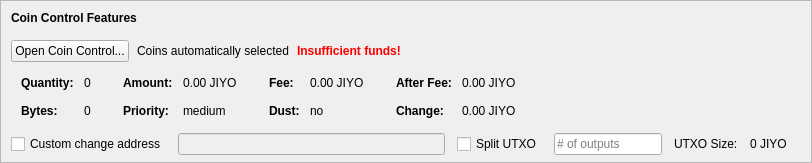
    <widget class="QFrame" name="frameCoinControl">
     <property name="sizePolicy">
      <sizepolicy hsizetype="Expanding" vsizetype="Expanding">
       <horstretch>0</horstretch>
       <verstretch>0</verstretch>
      </sizepolicy>
     </property>
     <property name="maximumSize">
      <size>
       <width>16777215</width>
       <height>16777215</height>
      </size>
     </property>
     <property name="frameShape">
      <enum>QFrame::StyledPanel</enum>
     </property>
     <property name="frameShadow">
      <enum>QFrame::Sunken</enum>
     </property>
     <layout class="QVBoxLayout" name="verticalLayoutCoinControl2">
      <property name="spacing">
       <number>0</number>
      </property>
      <property name="leftMargin">
       <number>0</number>
      </property>
      <property name="topMargin">
       <number>0</number>
      </property>
      <property name="rightMargin">
       <number>0</number>
      </property>
      <property name="bottomMargin">
       <number>6</number>
      </property>
      <item>
       <layout class="QVBoxLayout" name="verticalLayoutCoinControl" stretch="0,0,0,0,1">
        <property name="spacing">
         <number>0</number>
        </property>
        <property name="leftMargin">
         <number>10</number>
        </property>
        <property name="topMargin">
         <number>10</number>
        </property>
        <item>
         <layout class="QHBoxLayout" name="horizontalLayoutCoinControl1">
          <property name="bottomMargin">
           <number>15</number>
          </property>
          <item>
           <widget class="QLabel" name="labelCoinControlFeatures">
            <property name="sizePolicy">
             <sizepolicy hsizetype="Preferred" vsizetype="Maximum">
              <horstretch>0</horstretch>
              <verstretch>0</verstretch>
             </sizepolicy>
            </property>
            <property name="font">
             <font>
              <weight>75</weight>
              <bold>true</bold>
             </font>
            </property>
            <property name="styleSheet">
             <string notr="true">font-weight:bold;</string>
            </property>
            <property name="text">
             <string>Coin Control Features</string>
            </property>
           </widget>
          </item>
         </layout>
        </item>
        <item>
         <layout class="QHBoxLayout" name="horizontalLayoutCoinControl2" stretch="0,0,0,0">
          <property name="spacing">
           <number>8</number>
          </property>
          <property name="bottomMargin">
           <number>10</number>
          </property>
          <item>
           <widget class="QPushButton" name="pushButtonCoinControl">
            <property name="styleSheet">
             <string notr="true"/>
            </property>
            <property name="text">
             <string>Open Coin Control...</string>
            </property>
            <property name="autoDefault">
             <bool>false</bool>
            </property>
           </widget>
          </item>
          <item>
           <widget class="QLabel" name="labelCoinControlAutomaticallySelected">
            <property name="text">
             <string>Coins automatically selected</string>
            </property>
            <property name="margin">
             <number>5</number>
            </property>
           </widget>
          </item>
          <item>
           <widget class="QLabel" name="labelCoinControlInsuffFunds">
            <property name="font">
             <font>
              <weight>75</weight>
              <bold>true</bold>
             </font>
            </property>
            <property name="styleSheet">
             <string notr="true">color:red;font-weight:bold;</string>
            </property>
            <property name="text">
             <string>Insufficient funds!</string>
            </property>
            <property name="margin">
             <number>5</number>
            </property>
           </widget>
          </item>
          <item>
           <spacer name="horizontalSpacerCoinControl">
            <property name="orientation">
             <enum>Qt::Horizontal</enum>
            </property>
            <property name="sizeHint" stdset="0">
             <size>
              <width>40</width>
              <height>1</height>
             </size>
            </property>
           </spacer>
          </item>
         </layout>
        </item>
        <item>
         <widget class="QWidget" name="widgetCoinControl" native="true">
          <property name="sizePolicy">
           <sizepolicy hsizetype="Preferred" vsizetype="Preferred">
            <horstretch>0</horstretch>
            <verstretch>0</verstretch>
           </sizepolicy>
          </property>
          <property name="minimumSize">
           <size>
            <width>0</width>
            <height>0</height>
           </size>
          </property>
          <property name="styleSheet">
           <string notr="true"/>
          </property>
          <layout class="QHBoxLayout" name="horizontalLayoutCoinControl5">
           <property name="leftMargin">
            <number>0</number>
           </property>
           <property name="topMargin">
            <number>0</number>
           </property>
           <property name="rightMargin">
            <number>0</number>
           </property>
           <property name="bottomMargin">
            <number>0</number>
           </property>
           <item>
            <layout class="QHBoxLayout" name="horizontalLayoutCoinControl3" stretch="0,0,0,1">
             <property name="spacing">
              <number>20</number>
             </property>
             <property name="topMargin">
              <number>0</number>
             </property>
             <property name="bottomMargin">
              <number>10</number>
             </property>
             <item>
              <layout class="QFormLayout" name="formLayoutCoinControl1">
               <property name="horizontalSpacing">
                <number>10</number>
               </property>
               <property name="verticalSpacing">
                <number>14</number>
               </property>
               <property name="leftMargin">
                <number>10</number>
               </property>
               <property name="topMargin">
                <number>4</number>
               </property>
               <property name="rightMargin">
                <number>6</number>
               </property>
               <item row="0" column="0">
                <widget class="QLabel" name="labelCoinControlQuantityText">
                 <property name="font">
                  <font>
                   <weight>75</weight>
                   <bold>true</bold>
                  </font>
                 </property>
                 <property name="text">
                  <string>Quantity:</string>
                 </property>
                 <property name="margin">
                  <number>0</number>
                 </property>
                </widget>
               </item>
               <item row="0" column="1">
                <widget class="QLabel" name="labelCoinControlQuantity">
                 <property name="cursor">
                  <cursorShape>IBeamCursor</cursorShape>
                 </property>
                 <property name="contextMenuPolicy">
                  <enum>Qt::ActionsContextMenu</enum>
                 </property>
                 <property name="text">
                  <string notr="true">0</string>
                 </property>
                 <property name="margin">
                  <number>0</number>
                 </property>
                 <property name="textInteractionFlags">
                  <set>Qt::LinksAccessibleByMouse|Qt::TextSelectableByKeyboard|Qt::TextSelectableByMouse</set>
                 </property>
                </widget>
               </item>
               <item row="1" column="0">
                <widget class="QLabel" name="labelCoinControlBytesText">
                 <property name="font">
                  <font>
                   <weight>75</weight>
                   <bold>true</bold>
                  </font>
                 </property>
                 <property name="text">
                  <string>Bytes:</string>
                 </property>
                </widget>
               </item>
               <item row="1" column="1">
                <widget class="QLabel" name="labelCoinControlBytes">
                 <property name="cursor">
                  <cursorShape>IBeamCursor</cursorShape>
                 </property>
                 <property name="contextMenuPolicy">
                  <enum>Qt::ActionsContextMenu</enum>
                 </property>
                 <property name="text">
                  <string notr="true">0</string>
                 </property>
                 <property name="textInteractionFlags">
                  <set>Qt::LinksAccessibleByMouse|Qt::TextSelectableByKeyboard|Qt::TextSelectableByMouse</set>
                 </property>
                </widget>
               </item>
              </layout>
             </item>
             <item>
              <layout class="QFormLayout" name="formLayoutCoinControl2">
               <property name="horizontalSpacing">
                <number>10</number>
               </property>
               <property name="verticalSpacing">
                <number>14</number>
               </property>
               <property name="leftMargin">
                <number>6</number>
               </property>
               <property name="topMargin">
                <number>4</number>
               </property>
               <property name="rightMargin">
                <number>6</number>
               </property>
               <item row="0" column="0">
                <widget class="QLabel" name="labelCoinControlAmountText">
                 <property name="font">
                  <font>
                   <weight>75</weight>
                   <bold>true</bold>
                  </font>
                 </property>
                 <property name="text">
                  <string>Amount:</string>
                 </property>
                 <property name="margin">
                  <number>0</number>
                 </property>
                </widget>
               </item>
               <item row="0" column="1">
                <widget class="QLabel" name="labelCoinControlAmount">
                 <property name="cursor">
                  <cursorShape>IBeamCursor</cursorShape>
                 </property>
                 <property name="contextMenuPolicy">
                  <enum>Qt::ActionsContextMenu</enum>
                 </property>
                 <property name="text">
                  <string notr="true">0.00 JIYO</string>
                 </property>
                 <property name="textInteractionFlags">
                  <set>Qt::LinksAccessibleByMouse|Qt::TextSelectableByKeyboard|Qt::TextSelectableByMouse</set>
                 </property>
                </widget>
               </item>
               <item row="1" column="0">
                <widget class="QLabel" name="labelCoinControlPriorityText">
                 <property name="font">
                  <font>
                   <weight>75</weight>
                   <bold>true</bold>
                  </font>
                 </property>
                 <property name="text">
                  <string>Priority:</string>
                 </property>
                </widget>
               </item>
               <item row="1" column="1">
                <widget class="QLabel" name="labelCoinControlPriority">
                 <property name="cursor">
                  <cursorShape>IBeamCursor</cursorShape>
                 </property>
                 <property name="contextMenuPolicy">
                  <enum>Qt::ActionsContextMenu</enum>
                 </property>
                 <property name="text">
                  <string>medium</string>
                 </property>
                 <property name="textInteractionFlags">
                  <set>Qt::LinksAccessibleByMouse|Qt::TextSelectableByKeyboard|Qt::TextSelectableByMouse</set>
                 </property>
                </widget>
               </item>
              </layout>
             </item>
             <item>
              <layout class="QFormLayout" name="formLayoutCoinControl3">
               <property name="horizontalSpacing">
                <number>10</number>
               </property>
               <property name="verticalSpacing">
                <number>14</number>
               </property>
               <property name="leftMargin">
                <number>6</number>
               </property>
               <property name="topMargin">
                <number>4</number>
               </property>
               <property name="rightMargin">
                <number>6</number>
               </property>
               <item row="0" column="0">
                <widget class="QLabel" name="labelCoinControlFeeText">
                 <property name="font">
                  <font>
                   <weight>75</weight>
                   <bold>true</bold>
                  </font>
                 </property>
                 <property name="text">
                  <string>Fee:</string>
                 </property>
                 <property name="margin">
                  <number>0</number>
                 </property>
                </widget>
               </item>
               <item row="0" column="1">
                <widget class="QLabel" name="labelCoinControlFee">
                 <property name="cursor">
                  <cursorShape>IBeamCursor</cursorShape>
                 </property>
                 <property name="contextMenuPolicy">
                  <enum>Qt::ActionsContextMenu</enum>
                 </property>
                 <property name="text">
                  <string notr="true">0.00 JIYO</string>
                 </property>
                 <property name="textInteractionFlags">
                  <set>Qt::LinksAccessibleByMouse|Qt::TextSelectableByKeyboard|Qt::TextSelectableByMouse</set>
                 </property>
                </widget>
               </item>
               <item row="1" column="0">
                <widget class="QLabel" name="labelCoinControlLowOutputText">
                 <property name="font">
                  <font>
                   <weight>75</weight>
                   <bold>true</bold>
                  </font>
                 </property>
                 <property name="text">
                  <string>Dust:</string>
                 </property>
                </widget>
               </item>
               <item row="1" column="1">
                <widget class="QLabel" name="labelCoinControlLowOutput">
                 <property name="cursor">
                  <cursorShape>IBeamCursor</cursorShape>
                 </property>
                 <property name="contextMenuPolicy">
                  <enum>Qt::ActionsContextMenu</enum>
                 </property>
                 <property name="text">
                  <string>no</string>
                 </property>
                 <property name="textInteractionFlags">
                  <set>Qt::LinksAccessibleByMouse|Qt::TextSelectableByKeyboard|Qt::TextSelectableByMouse</set>
                 </property>
                </widget>
               </item>
              </layout>
             </item>
             <item>
              <layout class="QFormLayout" name="formLayoutCoinControl4">
               <property name="horizontalSpacing">
                <number>10</number>
               </property>
               <property name="verticalSpacing">
                <number>14</number>
               </property>
               <property name="leftMargin">
                <number>6</number>
               </property>
               <property name="topMargin">
                <number>4</number>
               </property>
               <property name="rightMargin">
                <number>6</number>
               </property>
               <item row="0" column="0">
                <widget class="QLabel" name="labelCoinControlAfterFeeText">
                 <property name="font">
                  <font>
                   <weight>75</weight>
                   <bold>true</bold>
                  </font>
                 </property>
                 <property name="text">
                  <string>After Fee:</string>
                 </property>
                 <property name="margin">
                  <number>0</number>
                 </property>
                </widget>
               </item>
               <item row="0" column="1">
                <widget class="QLabel" name="labelCoinControlAfterFee">
                 <property name="cursor">
                  <cursorShape>IBeamCursor</cursorShape>
                 </property>
                 <property name="contextMenuPolicy">
                  <enum>Qt::ActionsContextMenu</enum>
                 </property>
                 <property name="text">
                  <string notr="true">0.00 JIYO</string>
                 </property>
                 <property name="textInteractionFlags">
                  <set>Qt::LinksAccessibleByMouse|Qt::TextSelectableByKeyboard|Qt::TextSelectableByMouse</set>
                 </property>
                </widget>
               </item>
               <item row="1" column="0">
                <widget class="QLabel" name="labelCoinControlChangeText">
                 <property name="font">
                  <font>
                   <weight>75</weight>
                   <bold>true</bold>
                  </font>
                 </property>
                 <property name="text">
                  <string>Change:</string>
                 </property>
                </widget>
               </item>
               <item row="1" column="1">
                <widget class="QLabel" name="labelCoinControlChange">
                 <property name="cursor">
                  <cursorShape>IBeamCursor</cursorShape>
                 </property>
                 <property name="contextMenuPolicy">
                  <enum>Qt::ActionsContextMenu</enum>
                 </property>
                 <property name="text">
                  <string notr="true">0.00 JIYO</string>
                 </property>
                 <property name="textInteractionFlags">
                  <set>Qt::LinksAccessibleByMouse|Qt::TextSelectableByKeyboard|Qt::TextSelectableByMouse</set>
                 </property>
                </widget>
               </item>
              </layout>
             </item>
            </layout>
           </item>
          </layout>
         </widget>
        </item>
        <item>
         <layout class="QHBoxLayout" name="horizontalLayoutCoinControl4" stretch="0,0,0,0,0,0,0">
          <property name="spacing">
           <number>12</number>
          </property>
          <property name="sizeConstraint">
           <enum>QLayout::SetDefaultConstraint</enum>
          </property>
          <property name="topMargin">
           <number>5</number>
          </property>
          <property name="rightMargin">
           <number>5</number>
          </property>
          <item>
           <widget class="QCheckBox" name="checkBoxCoinControlChange">
            <property name="toolTip">
             <string>If this is activated, but the change address is empty or invalid, change will be sent to a newly generated address.</string>
            </property>
            <property name="text">
             <string>Custom change address</string>
            </property>
           </widget>
          </item>
          <item>
           <widget class="QValidatedLineEdit" name="lineEditCoinControlChange">
            <property name="enabled">
             <bool>false</bool>
            </property>
            <property name="sizePolicy">
             <sizepolicy hsizetype="Expanding" vsizetype="Fixed">
              <horstretch>0</horstretch>
              <verstretch>0</verstretch>
             </sizepolicy>
            </property>
           </widget>
          </item>
          <item>
           <widget class="QCheckBox" name="splitBlockCheckBox">
            <property name="text">
             <string>Split UTXO</string>
            </property>
           </widget>
          </item>
          <item>
           <widget class="QLineEdit" name="splitBlockLineEdit">
            <property name="sizePolicy">
             <sizepolicy hsizetype="Fixed" vsizetype="Fixed">
              <horstretch>50</horstretch>
              <verstretch>0</verstretch>
             </sizepolicy>
            </property>
            <property name="placeholderText">
             <string># of outputs</string>
            </property>
           </widget>
          </item>
          <item>
           <widget class="QLabel" name="labelBlockSizeText">
            <property name="text">
             <string>UTXO Size:</string>
            </property>
           </widget>
          </item>
          <item>
           <widget class="QLabel" name="labelBlockSize">
            <property name="text">
             <string>0 JIYO</string>
            </property>
           </widget>
          </item>
          <item>
           <widget class="QLabel" name="labelCoinControlChangeLabel">
            <property name="sizePolicy">
             <sizepolicy hsizetype="Preferred" vsizetype="Expanding">
              <horstretch>0</horstretch>
              <verstretch>0</verstretch>
             </sizepolicy>
            </property>
            <property name="minimumSize">
             <size>
              <width>0</width>
              <height>0</height>
             </size>
            </property>
            <property name="text">
             <string/>
            </property>
            <property name="margin">
             <number>3</number>
            </property>
           </widget>
          </item>
         </layout>
        </item>
        <item>
         <spacer name="verticalSpacerCoinControl">
          <property name="orientation">
           <enum>Qt::Vertical</enum>
          </property>
          <property name="sizeHint" stdset="0">
           <size>
            <width>800</width>
            <height>1</height>
           </size>
          </property>
         </spacer>
        </item>
       </layout>
      </item>
     </layout>
    </widget>
